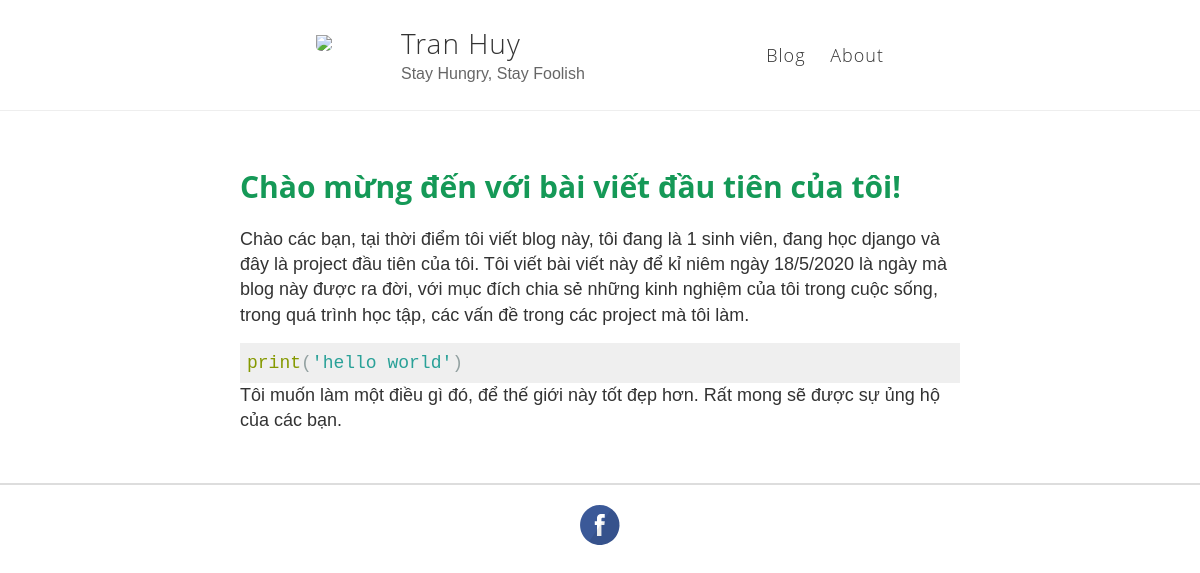
The app's page /post1/ with its own data.
### Home/models.py (models this page shows, shortened)
class Post(models.Model):
    title = models.CharField(default = '', max_length=255)
    slug = models.SlugField(default = '', max_length=255)
    author = models.ForeignKey(User, on_delete=models.CASCADE, related_name='blog_posts')
    updated_on = models.DateTimeField(auto_now=True)
    content = models.TextField()
    created_on = models.DateTimeField(auto_now_add=True)
    status = models.IntegerField(choices=STATUS, default=0)
    class Meta:
        ordering = ['-created_on']

### Home/views.py (the view)
# urls.py: path('<slug:slug>/', Post_Detail.as_view(), name='detail'),
class Post_Detail(generic.DetailView):
    model = Post
    template_name = 'homepage/post_detail.html'

### templates/homepage/post_detail.html (shortened to what this page needs)
{% extends 'homepage/base.html' %}
{% load static %}
{% block cssblock %}
<link rel="stylesheet" type="text/css" href="{% static 'homepage/styles/style.css' %}">
{% endblock %}
{% block content %}
    <div id="main" role="main" class="container">
      <article class="post">
  <h1>{% block title %} {{ object.title }} {% endblock title %}</h1>
  <div class="entry">
    <p>{{ object.content | safe }}</p>
  </div>
</article>
    </div>
<div class="wrapper-footer">
</div>
{% endblock %}

### static/homepage/styles/style.css (style rules this page uses)
html,body,div,span,applet,object,iframe,h1,h2,h3,h4,h5,h6,p,blockquote,pre,a,abbr,acronym,address,big,cite,code,del,dfn,em,img,ins,kbd,q,s,samp,small,strike,strong,sub,sup,tt,var,b,u,i,center,dl,dt,dd,ol,ul,li,fieldset,form,label,legend,table,caption,tbody,tfoot,thead,tr,th,td,article,aside,canvas,details,embed,figure,figcaption,footer,header,hgroup,menu,nav,output,ruby,section,summary,time,mark,audio,video { margin: 0; padding: 0; border: 0; font-size: 100%; font: inherit; vertical-align: baseline }
article,aside,details,figcaption,figure,footer,header,hgroup,menu,nav,section { display: block; }
body { line-height: 1 }
*,*:before,*:after { -moz-box-sizing: border-box; -webkit-box-sizing: border-box; box-sizing: border-box; }
html { font-size: 100% }
body { background: #fff; font: 18px/1.4 Helvetica,Arial,sans-serif; color: #333; }
.container { margin: 0 auto; max-width: 740px; padding: 0 10px; width: 100% }
h1,h2,h3,h4,h5,h6 { font-family: "Open Sans","Helvetica Neue",Helvetica,Arial,sans-serif; color: #159957; font-weight: bold; line-height: 1.7; margin: 1em 0 15px; padding: 0 }
h1 { font-size: 30px }
p { margin: 15px 0 }
.wrapper-footer { margin-top: 50px; border-top: 1px solid #ddd; border-bottom: 1px solid #ddd; background-color: #eee }
.highlight { background-color: #efefef; margin: 0px 0 0px 0; overflow: auto }
pre.highlight { background-color: #efefef; padding: 7px 7px 7px 7px }
code { font-family: 'Bitstream Vera Sans Mono','Courier', monospace }
.highlight .k { color: #859900 }
.highlight .p { color: #93A1A1 }
.highlight .s { color: #2AA198 }

### records on screen
Post: title "Chào mừng đến với bài viết đầu tiên của tôi!", content "Chào các bạn, tại thời điểm tôi viết blog này, tôi đang là 1 sinh viên, đang học django và đây là project đầu tiên của tôi. Tôi viết bài viết này để kỉ niêm ngày 18/5/2020 là ngày mà blog này được ra đời, với mục đích chia sẻ những kinh nghiệm của tôi trong cuộc sống, trong quá trình học tập, các vấn đề trong các project mà tôi làm. print ( 'hello world' ) Tôi muốn làm một điều gì đó, để thế giới này tốt đẹp hơn. Rất mong sẽ được sự ủng hộ của các bạn."
